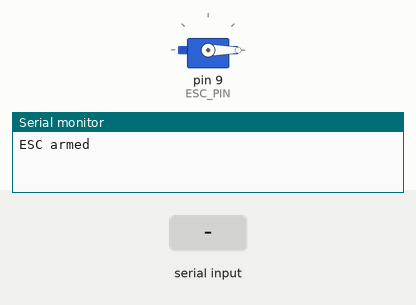
Recording of a sketch running on a simulated Arduino Uno, built with avr-gcc and run on an emulated ATmega328P. Parts: servo, the last lines printed to the serial monitor. The inputs (shaded band) are chosen by the test bench.

Above: at 3.2 s.
3.3 s: "RAMP,45\n" received over Serial
At 4.3 s:
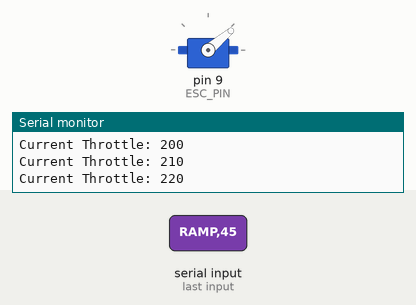
5.2 s: "RAMP,45\n" received over Serial
At 6.0 s:
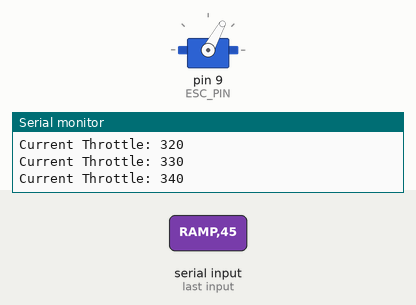
Timing chart, 0 to 8.2 s (numbered marks = the images above; inputs shaded):
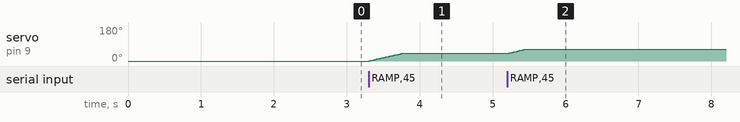

The sketch:

motor_brushless_272.ino
```cpp
// snippet: motor_brushless_272
// tags: motor, brushless, esc, pwm, servo
// boards: avr, megaavr, nano33iot, rp2040
// not-tags: romi32u4
// library: Servo
// description: ESC throttle ramp: Include Servo
// prompts: throttle, include, servo, declare, servo, globally
// verified: compile-only
// source: kd-generated (id 272)
// exact-include: Servo.h

#include <Servo.h>

const int ESC_PIN = 9;
Servo esc;
int currentUs = 1000;

void armESC() {
  esc.writeMicroseconds(1000);  // minimum throttle
  unsigned long start = millis();
  while (millis() - start < 2000) {
    // Wait for 2 seconds for the ESC to arm
  }
}

void setup() {
  Serial.begin(9600);
  esc.attach(ESC_PIN, 1000, 2000);  // min 1000µs, max 2000µs
  armESC();
  Serial.println("ESC armed");
}

void loop() {
  if (Serial.available() > 0) {
    String command = Serial.readStringUntil('\n');
    if (command.startsWith("RAMP")) {
      int targetPct = command.substring(5).toInt();
      if (targetPct >= 0 && targetPct <= 100) {
        int targetUs = 1000 + targetPct * 10;
        unsigned long start = millis();
        while (millis() - start < abs(targetUs - currentUs) * 20 / 10) {
          if (targetUs > currentUs) {
            currentUs += 10;
          } else {
            currentUs -= 10;
          }
          esc.writeMicroseconds(currentUs);  // servo pulse width in us (1000=0deg, 1500=90deg, 2000=180deg)
          Serial.print("Current Throttle: "); Serial.println(currentUs - 1000);
          delay(20);
        }
      }
    }
  }
}
```

Measured:
- after the input at 3.3 s, servo on pin 9 (ESC_PIN): moves from 0° to 40° over 0.45 s, starting at once
- after the input at 5.2 s, servo on pin 9 (ESC_PIN): moves from 40° to 61° over 0.22 s, starting at once
